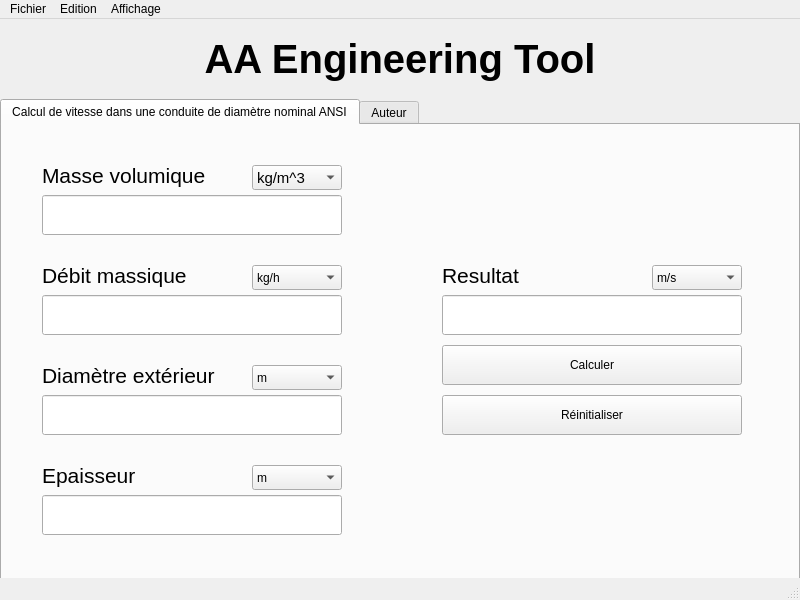
<?xml version="1.0" encoding="UTF-8"?>
<ui version="4.0">
 <class>MainWindow</class>
 <widget class="QMainWindow" name="MainWindow">
  <property name="geometry">
   <rect>
    <x>0</x>
    <y>0</y>
    <width>800</width>
    <height>600</height>
   </rect>
  </property>
  <property name="windowTitle">
   <string>AA Engineering Tool</string>
  </property>
  <property name="windowIcon">
   <iconset>
    <normaloff>../../../texture/orig.jpg</normaloff>../../../texture/orig.jpg</iconset>
  </property>
  <widget class="QWidget" name="centralwidget">
   <widget class="QLabel" name="bg">
    <property name="geometry">
     <rect>
      <x>0</x>
      <y>0</y>
      <width>800</width>
      <height>560</height>
     </rect>
    </property>
    <property name="text">
     <string/>
    </property>
    <property name="pixmap">
     <pixmap>../texture/color.png</pixmap>
    </property>
    <property name="scaledContents">
     <bool>true</bool>
    </property>
   </widget>
   <widget class="QLabel" name="title">
    <property name="geometry">
     <rect>
      <x>200</x>
      <y>10</y>
      <width>400</width>
      <height>60</height>
     </rect>
    </property>
    <property name="font">
     <font>
      <pointsize>30</pointsize>
      <weight>75</weight>
      <bold>true</bold>
     </font>
    </property>
    <property name="text">
     <string>AA Engineering Tool</string>
    </property>
    <property name="scaledContents">
     <bool>false</bool>
    </property>
    <property name="alignment">
     <set>Qt::AlignCenter</set>
    </property>
   </widget>
   <widget class="QTabWidget" name="tabs">
    <property name="geometry">
     <rect>
      <x>0</x>
      <y>80</y>
      <width>800</width>
      <height>481</height>
     </rect>
    </property>
    <property name="autoFillBackground">
     <bool>false</bool>
    </property>
    <property name="currentIndex">
     <number>0</number>
    </property>
    <widget class="QWidget" name="tab_1">
     <attribute name="title">
      <string>Calcul de vitesse dans une conduite de diamètre nominal ANSI</string>
     </attribute>
     <widget class="QLabel" name="bg_compute">
      <property name="geometry">
       <rect>
        <x>-4</x>
        <y>-4</y>
        <width>801</width>
        <height>451</height>
       </rect>
      </property>
      <property name="text">
       <string/>
      </property>
      <property name="pixmap">
       <pixmap>../texture/color.png</pixmap>
      </property>
      <property name="scaledContents">
       <bool>true</bool>
      </property>
     </widget>
     <widget class="QLineEdit" name="density_input">
      <property name="geometry">
       <rect>
        <x>40</x>
        <y>70</y>
        <width>300</width>
        <height>40</height>
       </rect>
      </property>
     </widget>
     <widget class="QLineEdit" name="mass_flow_input">
      <property name="geometry">
       <rect>
        <x>40</x>
        <y>170</y>
        <width>300</width>
        <height>40</height>
       </rect>
      </property>
     </widget>
     <widget class="QLineEdit" name="ext_diameter_input">
      <property name="geometry">
       <rect>
        <x>40</x>
        <y>270</y>
        <width>300</width>
        <height>40</height>
       </rect>
      </property>
     </widget>
     <widget class="QLineEdit" name="thickness_input">
      <property name="geometry">
       <rect>
        <x>40</x>
        <y>370</y>
        <width>300</width>
        <height>40</height>
       </rect>
      </property>
     </widget>
     <widget class="QPushButton" name="reset">
      <property name="geometry">
       <rect>
        <x>440</x>
        <y>270</y>
        <width>300</width>
        <height>40</height>
       </rect>
      </property>
      <property name="text">
       <string>Réinitialiser</string>
      </property>
     </widget>
     <widget class="QLabel" name="result_label">
      <property name="geometry">
       <rect>
        <x>440</x>
        <y>130</y>
        <width>200</width>
        <height>40</height>
       </rect>
      </property>
      <property name="font">
       <font>
        <pointsize>16</pointsize>
       </font>
      </property>
      <property name="text">
       <string>Resultat</string>
      </property>
     </widget>
     <widget class="QLabel" name="density_label">
      <property name="geometry">
       <rect>
        <x>40</x>
        <y>30</y>
        <width>200</width>
        <height>40</height>
       </rect>
      </property>
      <property name="font">
       <font>
        <pointsize>16</pointsize>
       </font>
      </property>
      <property name="text">
       <string>Masse volumique</string>
      </property>
     </widget>
     <widget class="QLabel" name="mass_flow_label">
      <property name="geometry">
       <rect>
        <x>40</x>
        <y>130</y>
        <width>200</width>
        <height>40</height>
       </rect>
      </property>
      <property name="font">
       <font>
        <pointsize>16</pointsize>
       </font>
      </property>
      <property name="text">
       <string>Débit massique</string>
      </property>
     </widget>
     <widget class="QLabel" name="ext_diameter_label">
      <property name="geometry">
       <rect>
        <x>40</x>
        <y>230</y>
        <width>200</width>
        <height>40</height>
       </rect>
      </property>
      <property name="font">
       <font>
        <pointsize>16</pointsize>
       </font>
      </property>
      <property name="text">
       <string>Diamètre extérieur</string>
      </property>
     </widget>
     <widget class="QLabel" name="thickness_label">
      <property name="geometry">
       <rect>
        <x>40</x>
        <y>330</y>
        <width>200</width>
        <height>40</height>
       </rect>
      </property>
      <property name="font">
       <font>
        <pointsize>16</pointsize>
       </font>
      </property>
      <property name="text">
       <string>Epaisseur</string>
      </property>
     </widget>
     <widget class="QLineEdit" name="result_output">
      <property name="geometry">
       <rect>
        <x>440</x>
        <y>170</y>
        <width>300</width>
        <height>40</height>
       </rect>
      </property>
      <property name="readOnly">
       <bool>true</bool>
      </property>
     </widget>
     <widget class="QComboBox" name="density_unit">
      <property name="geometry">
       <rect>
        <x>250</x>
        <y>40</y>
        <width>90</width>
        <height>25</height>
       </rect>
      </property>
      <property name="font">
       <font>
        <pointsize>11</pointsize>
       </font>
      </property>
      <item>
       <property name="text">
        <string>kg/m^3</string>
       </property>
      </item>
      <item>
       <property name="text">
        <string/>
       </property>
      </item>
     </widget>
     <widget class="QComboBox" name="mass_flow_unit">
      <property name="geometry">
       <rect>
        <x>250</x>
        <y>140</y>
        <width>90</width>
        <height>25</height>
       </rect>
      </property>
      <item>
       <property name="text">
        <string>kg/h</string>
       </property>
      </item>
     </widget>
     <widget class="QComboBox" name="ext_diameter_unit">
      <property name="geometry">
       <rect>
        <x>250</x>
        <y>240</y>
        <width>90</width>
        <height>25</height>
       </rect>
      </property>
      <item>
       <property name="text">
        <string>m</string>
       </property>
      </item>
      <item>
       <property name="text">
        <string>cm</string>
       </property>
      </item>
      <item>
       <property name="text">
        <string>mm</string>
       </property>
      </item>
     </widget>
     <widget class="QComboBox" name="thickness_unit">
      <property name="geometry">
       <rect>
        <x>250</x>
        <y>340</y>
        <width>90</width>
        <height>25</height>
       </rect>
      </property>
      <item>
       <property name="text">
        <string>m</string>
       </property>
      </item>
      <item>
       <property name="text">
        <string>cm</string>
       </property>
      </item>
      <item>
       <property name="text">
        <string>mm</string>
       </property>
      </item>
     </widget>
     <widget class="QComboBox" name="result_unit">
      <property name="geometry">
       <rect>
        <x>650</x>
        <y>140</y>
        <width>90</width>
        <height>25</height>
       </rect>
      </property>
      <item>
       <property name="text">
        <string>m/s</string>
       </property>
      </item>
     </widget>
     <widget class="QPushButton" name="compute">
      <property name="geometry">
       <rect>
        <x>440</x>
        <y>220</y>
        <width>300</width>
        <height>40</height>
       </rect>
      </property>
      <property name="text">
       <string>Calculer</string>
      </property>
     </widget>
    </widget>
    <widget class="QWidget" name="author">
     <attribute name="title">
      <string>Auteur</string>
     </attribute>
     <widget class="QLabel" name="bg_author">
      <property name="geometry">
       <rect>
        <x>-4</x>
        <y>-4</y>
        <width>801</width>
        <height>451</height>
       </rect>
      </property>
      <property name="text">
       <string/>
      </property>
      <property name="pixmap">
       <pixmap>../texture/bg.png</pixmap>
      </property>
      <property name="scaledContents">
       <bool>true</bool>
      </property>
     </widget>
     <widget class="QLabel" name="name">
      <property name="geometry">
       <rect>
        <x>100</x>
        <y>60</y>
        <width>250</width>
        <height>50</height>
       </rect>
      </property>
      <property name="font">
       <font>
        <pointsize>20</pointsize>
       </font>
      </property>
      <property name="text">
       <string>Fabien ALLEMAND</string>
      </property>
     </widget>
     <widget class="QLabel" name="txt_1">
      <property name="geometry">
       <rect>
        <x>20</x>
        <y>10</y>
        <width>300</width>
        <height>60</height>
       </rect>
      </property>
      <property name="font">
       <font>
        <pointsize>20</pointsize>
        <weight>75</weight>
        <bold>true</bold>
       </font>
      </property>
      <property name="text">
       <string>Logiciel développé par:</string>
      </property>
     </widget>
     <widget class="QLabel" name="mail">
      <property name="geometry">
       <rect>
        <x>100</x>
        <y>100</y>
        <width>400</width>
        <height>40</height>
       </rect>
      </property>
      <property name="font">
       <font>
        <pointsize>20</pointsize>
       </font>
      </property>
      <property name="text">
       <string>allemand.fabien@orange.fr</string>
      </property>
     </widget>
     <widget class="QLabel" name="txt_2">
      <property name="geometry">
       <rect>
        <x>20</x>
        <y>150</y>
        <width>300</width>
        <height>40</height>
       </rect>
      </property>
      <property name="font">
       <font>
        <pointsize>20</pointsize>
        <weight>75</weight>
        <bold>true</bold>
       </font>
      </property>
      <property name="text">
       <string>Logiciel développé en:</string>
      </property>
     </widget>
     <widget class="QLabel" name="label">
      <property name="geometry">
       <rect>
        <x>100</x>
        <y>190</y>
        <width>100</width>
        <height>40</height>
       </rect>
      </property>
      <property name="font">
       <font>
        <pointsize>20</pointsize>
       </font>
      </property>
      <property name="text">
       <string>Python</string>
      </property>
     </widget>
     <widget class="QLabel" name="label_2">
      <property name="geometry">
       <rect>
        <x>20</x>
        <y>240</y>
        <width>300</width>
        <height>40</height>
       </rect>
      </property>
      <property name="font">
       <font>
        <pointsize>20</pointsize>
        <weight>75</weight>
        <bold>true</bold>
       </font>
      </property>
      <property name="text">
       <string>Version du logiciel:</string>
      </property>
     </widget>
     <widget class="QLabel" name="label_3">
      <property name="geometry">
       <rect>
        <x>100</x>
        <y>280</y>
        <width>100</width>
        <height>40</height>
       </rect>
      </property>
      <property name="font">
       <font>
        <pointsize>20</pointsize>
       </font>
      </property>
      <property name="text">
       <string>v2.0.0</string>
      </property>
     </widget>
     <widget class="QLabel" name="label_4">
      <property name="geometry">
       <rect>
        <x>20</x>
        <y>340</y>
        <width>100</width>
        <height>40</height>
       </rect>
      </property>
      <property name="font">
       <font>
        <pointsize>20</pointsize>
        <weight>75</weight>
        <bold>true</bold>
       </font>
      </property>
      <property name="text">
       <string>Date:</string>
      </property>
     </widget>
     <widget class="QLabel" name="label_5">
      <property name="geometry">
       <rect>
        <x>100</x>
        <y>380</y>
        <width>150</width>
        <height>40</height>
       </rect>
      </property>
      <property name="font">
       <font>
        <pointsize>20</pointsize>
       </font>
      </property>
      <property name="text">
       <string>17/06/2022</string>
      </property>
     </widget>
    </widget>
   </widget>
  </widget>
  <widget class="QMenuBar" name="menubar">
   <property name="geometry">
    <rect>
     <x>0</x>
     <y>0</y>
     <width>800</width>
     <height>22</height>
    </rect>
   </property>
   <widget class="QMenu" name="menuFichier">
    <property name="title">
     <string>Fichier</string>
    </property>
    <addaction name="actionExporter_les_r_sultats"/>
   </widget>
   <widget class="QMenu" name="menuEdition">
    <property name="title">
     <string>Edition</string>
    </property>
   </widget>
   <widget class="QMenu" name="menuAffichage">
    <property name="title">
     <string>Affichage</string>
    </property>
   </widget>
   <addaction name="menuFichier"/>
   <addaction name="menuEdition"/>
   <addaction name="menuAffichage"/>
  </widget>
  <widget class="QStatusBar" name="statusbar"/>
  <action name="actionExporter_les_r_sultats">
   <property name="text">
    <string>Exporter les résultats</string>
   </property>
  </action>
 </widget>
 <resources/>
 <connections/>
</ui>
